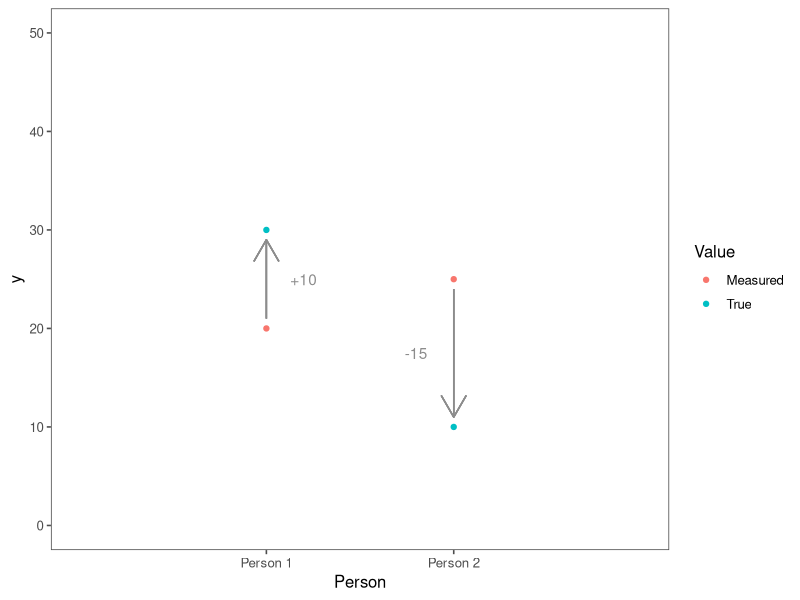

Source code (R):
## ---- chunk 1
library(ggplot2)
library(ggthemes)

datPlot <- data.frame(Person = c(1, 1, 2, 2), 
                    Value = as.factor(rep(c("Measured", "True"), times=2)),
                    y = c(20, 30, 25, 10))

ggplot(datPlot) + 
  geom_point(aes(x=Person, y=y, color=Value)) + 
  scale_y_continuous(limits=c(0,50)) +
  geom_segment(aes(x=1, xend=1, y=21, yend=29), color="gray55", arrow=arrow()) +
  annotate("text", x=1.2, y=25, label="+10", color="gray55") +
  geom_segment(aes(x=2, xend=2, y=24, yend=11), color="gray55", arrow=arrow()) +
  annotate("text", x=1.8, y=17.5, label="-15", color="gray55") +
  scale_x_continuous(limits=c(0,3), breaks=c(1,2), labels=c("Person 1", "Person 2")) +
  theme_few()
